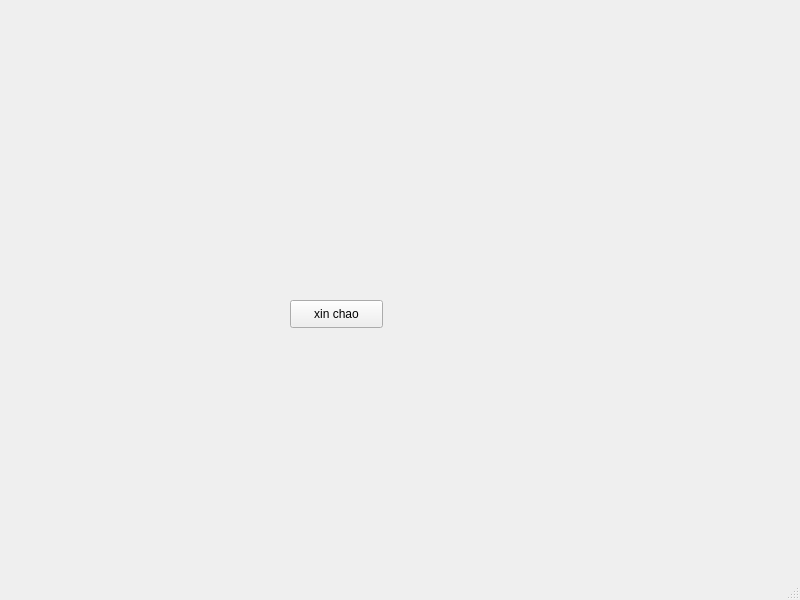
<?xml version="1.0" encoding="UTF-8"?>
<ui version="4.0">
 <class>MainWindow</class>
 <widget class="QMainWindow" name="MainWindow">
  <property name="geometry">
   <rect>
    <x>0</x>
    <y>0</y>
    <width>800</width>
    <height>600</height>
   </rect>
  </property>
  <property name="windowTitle">
   <string>MainWindow</string>
  </property>
  <widget class="QWidget" name="centralwidget">
   <widget class="QPushButton" name="pushButton">
    <property name="geometry">
     <rect>
      <x>290</x>
      <y>300</y>
      <width>93</width>
      <height>28</height>
     </rect>
    </property>
    <property name="text">
     <string>xin chao</string>
    </property>
   </widget>
  </widget>
  <widget class="QMenuBar" name="menubar">
   <property name="geometry">
    <rect>
     <x>0</x>
     <y>0</y>
     <width>800</width>
     <height>26</height>
    </rect>
   </property>
  </widget>
  <widget class="QStatusBar" name="statusbar"/>
 </widget>
 <resources/>
 <connections/>
</ui>
